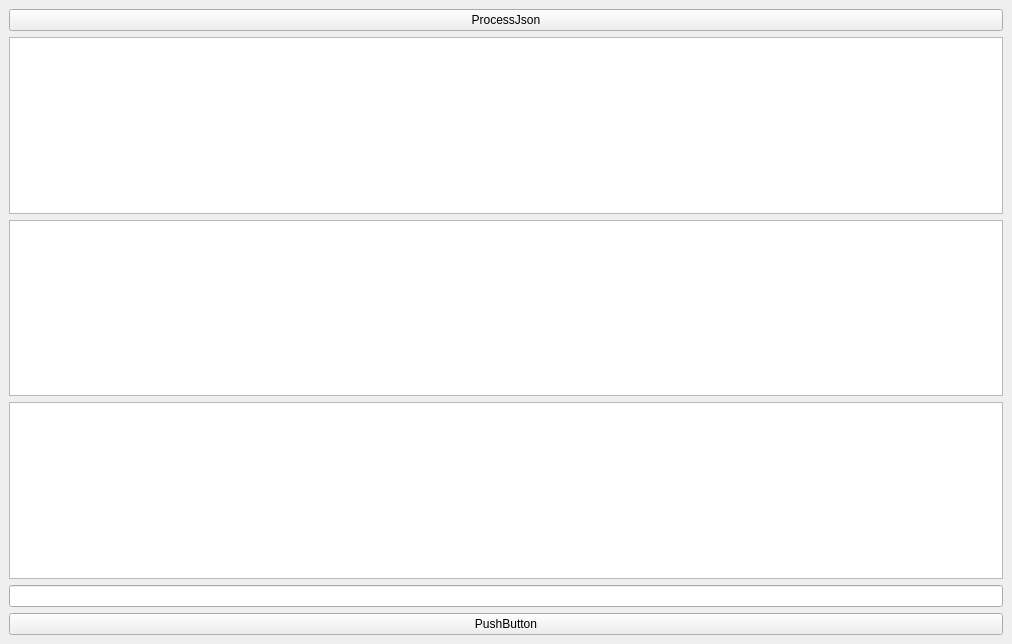
<?xml version="1.0" encoding="UTF-8"?>
<ui version="4.0">
 <class>MainWindow</class>
 <widget class="QMainWindow" name="MainWindow">
  <property name="geometry">
   <rect>
    <x>0</x>
    <y>0</y>
    <width>1012</width>
    <height>644</height>
   </rect>
  </property>
  <property name="windowTitle">
   <string>MainWindow</string>
  </property>
  <widget class="QWidget" name="centralwidget">
   <layout class="QVBoxLayout" name="verticalLayout">
    <item>
     <layout class="QVBoxLayout" name="chartLayout_4">
      <item>
       <widget class="QPushButton" name="ProcessJson">
        <property name="text">
         <string>ProcessJson</string>
        </property>
       </widget>
      </item>
      <item>
       <widget class="QListWidget" name="listWidget_contents_2"/>
      </item>
      <item>
       <widget class="QListWidget" name="listWidget_2"/>
      </item>
      <item>
       <widget class="QTextEdit" name="textEdit"/>
      </item>
      <item>
       <layout class="QVBoxLayout" name="verticalLayout_3">
        <item>
         <widget class="QLineEdit" name="lineEdit"/>
        </item>
       </layout>
      </item>
      <item>
       <widget class="QPushButton" name="pushButton">
        <property name="text">
         <string>PushButton</string>
        </property>
       </widget>
      </item>
     </layout>
    </item>
   </layout>
  </widget>
  <widget class="QMenuBar" name="menubar">
   <property name="geometry">
    <rect>
     <x>0</x>
     <y>0</y>
     <width>1012</width>
     <height>22</height>
    </rect>
   </property>
  </widget>
 </widget>
 <resources/>
 <connections/>
</ui>
